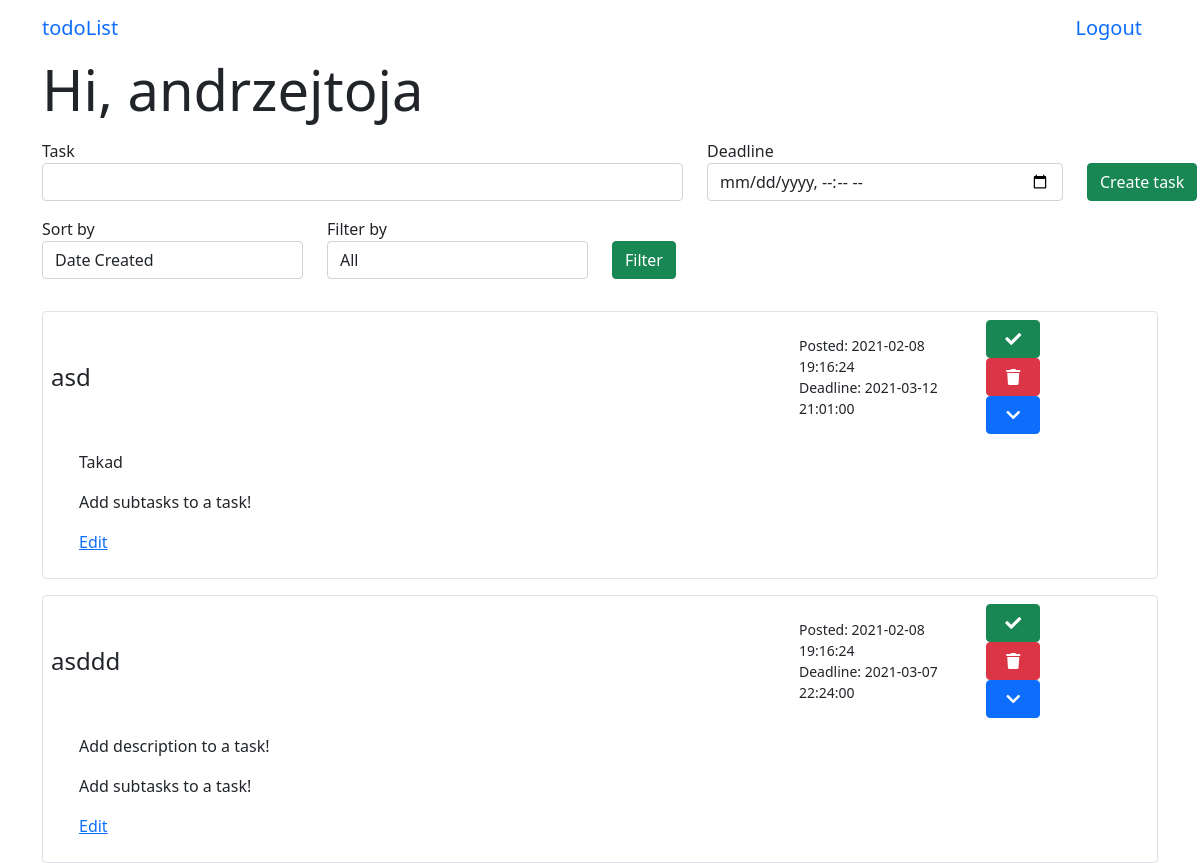
/menu (signed in), run on the app's committed database.
### app/models.py (models this page shows, shortened)
class User(UserMixin, db.Model):
    id = db.Column(db.Integer, primary_key=True)
    username = db.Column(db.String(64), index=True, unique=True)
    email = db.Column(db.String(64), index=True, unique=True)
    password_hash = db.Column(db.String(128))
    tasks = db.relationship('Task', backref='author', lazy='dynamic')
    authenticated = db.Column(db.Boolean, index=True, default=False)
    def get_tasks(self):
        return Task.query.filter_by(user_id=self.id)

class Task(db.Model):
    id = db.Column(db.Integer, primary_key=True)
    task = db.Column(db.String(140))
    timestamp = db.Column(db.DateTime, index=True, default=datetime.now())
    deadline = db.Column(db.DateTime, index=True)
    is_completed = db.Column(db.Boolean, default=False)
    description = db.Column(db.String(500))
    subtasks = db.relationship('Subtask', backref='author', lazy='dynamic')
    user_id = db.Column(db.Integer, db.ForeignKey('user.id'))

### app/routes.py (the view)
@login_required
@app.route('/menu', methods=['GET', 'POST'])
def menu():
    task_form = TaskForm()
    filter_form = FilterForm()
    tasks = current_user.get_tasks()
    if task_form.submit1.data and task_form.validate_on_submit():
        task = Task(task=task_form.task.data, deadline=task_form.deadline.data, author=current_user)
        db.session.add(task)
        db.session.commit()
        tasks = current_user.get_tasks()
        return redirect('menu')
    if filter_form.submit2.data and filter_form.validate_on_submit():
        tasks = current_user.get_tasks_filtered(filter_form.sort_by.data, filter_form.filter_by.data)
    return render_template('menu.html', user = current_user, form=task_form, filter_form=filter_form, tasks=tasks, date=datetime.now())

### app/forms.py (shortened to what this page needs)
class TaskForm(FlaskForm):
    task = StringField('Task', validators=[DataRequired()])
    deadline = DateTimeLocalField('Deadline', validators=[DataRequired()], format='%Y-%m-%dT%H:%M')
    submit1 = SubmitField('Create task')

class FilterForm(FlaskForm):
    sort_by = SelectField('Sort by', choices=['Date Created', 'Deadline'], validators=[])
    filter_by = SelectField('Filter by', choices=['All', 'Completed', "Uncompleted"], validators=[])
    submit2 = SubmitField('Filter')

### app/models.py (called while the page is built)
@login.user_loader
def load_user(id):
    return User.query.get(int(id))

### app/templates/menu.html (shortened to what this page needs)
{% extends 'base.html' %}
{% block start %}Hi, {{ user.username }}{% endblock %}
{% block body %}
    <form action="" method="POST" class="add-task">
        <div class="row">
            <p class="col-7">
                {{ form.task.label }}
                {{ form.task(class_="form-control") }}
            </p>
            <p class="col-4">
                {{ form.deadline.label }}
                {{ form.deadline(class_="form-control date-input", type="datetime-local") }}
            </p>
            <p class="col-1">
                {{ form.submit1(class_="btn btn-success mt-4") }}
            </p>
        </div>
    </form>
    <form action="" method="POST" class="select">
        <div class="row">
            <p class="col-3">
                {{ filter_form.sort_by.label }}
                {{ filter_form.sort_by(class_="form-control") }}
            </p>
            <p class="col-3">
                {{ filter_form.filter_by.label }}
                {{ filter_form.filter_by(class_="form-control") }}
            </p>
            <p class="col-1">
                {{ filter_form.submit2(class_="btn btn-success mt-4") }}
            </p>
        </div>
    </form>
    <div class="tasks">
        <div class="my-2 py-2 accordion" id="acc">
            {% for task in tasks %}
                <div class="accordion-item p-2 border rounded">
                    <div class="accordion-header row" id={{ "task" + task.id|string }}>
                        <div class="col-8 h4 my-auto">
                            {% if task.is_completed %}
                                <s>{{ task.task }}</s>
                            {% else %}
                                {{ task.task }}
                            {% endif %}
                        </div>
                        <div class="col-2 my-auto">
                            <div class="date">
                                Posted: {{ task.timestamp.strftime("%Y-%m-%d %H:%M:%S") }}
                            </div>
                            {% if task.deadline.timestamp() - task.timestamp.timestamp() < 0 %}
                                <div class="date text-danger">
                                    Deadline: {{ task.deadline }}
                                </div>
                            {% else %}
                                <div class="date" color="red">
                                    Deadline: {{ task.deadline }}
                                </div>
                            {% endif %}
                        </div>
                        <div class="col-2">
                            <form class="col-4 form-temp" action={{ "/change_status/" + task.id|string }}>
                                {% if task.is_completed %}
                                    <button type="submit" class="btn btn-warning form-item h-100"><i class="fas fa-times"></i></button>
                                {% else %}
                                    <button type="submit" class="btn btn-success form-item h-100"><i class="fas fa-check"></i></button>
                                {% endif %}
                            </form>
                            <form class="col-4 form-temp" action={{ "/delete/" + task.id|string }}>
                                <button type="submit" class="btn btn-danger h-100 form-item"><i class="fas fa-trash"></i></button>
                            </form>
                            <button class="btn btn-primary col-4" type="button" data-toggle="collapse" data-target={{ "#collapse" + task.id|string }} aria-expanded="false" aria-controls={{ "collapse" + task.id|string }}>
                                <i class="fas fa-chevron-down"></i>
                            </button>
                        </div>
                    </div>
                    <div id={{ "collapse" + task.id|string }} class="collapse show" aria-labelledby={{ "task" + task.id|string }} data-parent="#acc">
                        <div class="card-body">
                            <div class="container">
                                <p>
                                    {% if task.description %}
                                    {{ task.description }}
                                    {% else %}
                                    Add description to a task!
                                    {% endif %}
                                </p>
                            </div>
                            <div class="container">
                                <p>
                                    {% if task.subtasks.first() %}
                                        {% for task in task.subtasks %}
                                            {{task.task}}
                                        {% endfor %}
                                    {% else %}
                                    Add subtasks to a task!
                                    {% endif %}
                                </p>
                            </div>
                            <div class="container">
                                <a href={{ "task/" + task.id|string }}>Edit</a>
                            </div>
                        </div>
                    </div>
                </div>
            </div>
        {% endfor %}
    </div>
{% endblock %}

### app/templates/base.html (shortened to what this page needs)
<!DOCTYPE html>
<html lang="en">
<head>
    <link href="{{ url_for('static', filename='css/main.css') }}" rel="stylesheet">
    <link href="https://cdn.jsdelivr.net/npm/bootstrap@5.0.0-beta1/dist/css/bootstrap.min.css" rel="stylesheet">
    <link rel="stylesheet" href="https://cdnjs.cloudflare.com/ajax/libs/font-awesome/5.15.2/css/all.min.css" />
</head>
<body>
    <header class="site-header container">
        <nav class="navbar">
            <a class="navbar-brand" href="/menu">todoList</a>
            {% if current_user.is_authenticated %}
                <a class="navbar-brand" href="/logout">Logout</a>
            {% else %}
                <a class="navbar-brand" href="/register">Register</a>
            {% endif %}
        </nav>
    </header>
    <div class="container">
        <div class="page-header">
            <h1 class="display-4">{% block start %}{% endblock %}</h1>
        </div>
        {% block body %}{% endblock %}
</body>
</html>

### app/static/css/main.css (style rules this page uses)
body { font-family: 'Montserrat', sans-serif; overflow-y:scroll; }
.date { font-size: 14px; }
.form-temp { display: flex; flex-direction: row; }
.form-item { flex: 1; }

### data on the page
User: username "andrzejtoja"
Task: task "asd", timestamp "2021-02-08 19:16:24", deadline "2021-03-12 21:01:00", is_completed False (drawn), description "Takad"
Task: task "asddd", timestamp "2021-02-08 19:16:24", deadline "2021-03-07 22:24:00", is_completed False (drawn), shows "Add description to a task!"

### other printed values
{{ filter_form.sort_by.label }} "Sort by"
{{ filter_form.filter_by.label }} "Filter by"
